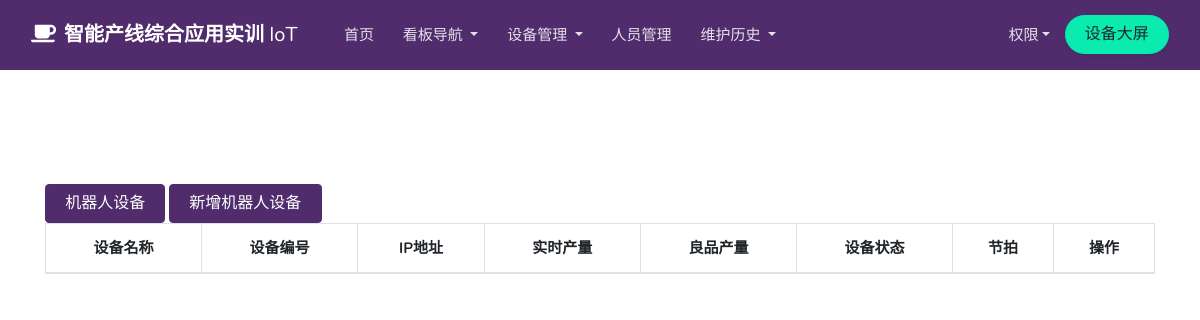
The app's page /myline/robot_list/, older data.
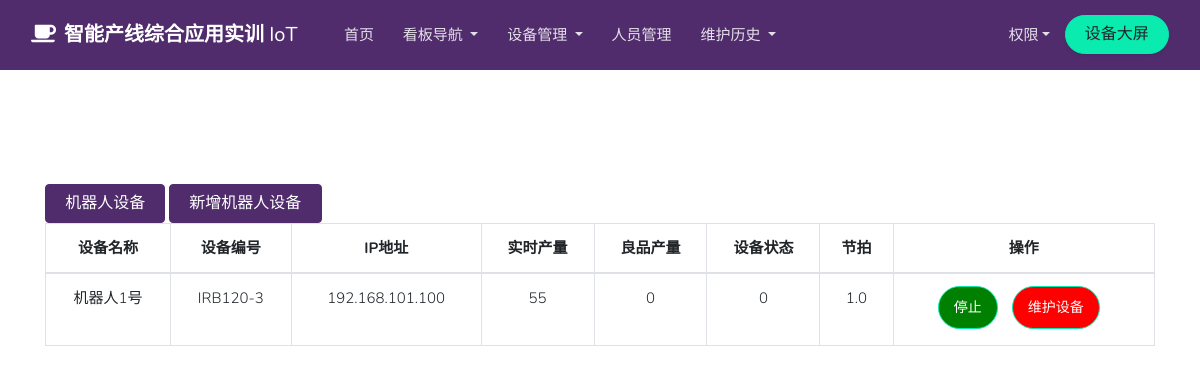
The same page, newer data.
### myline/models.py (models this page shows, shortened)
class abbrobot(models.Model):
    abbrobot_name = models.CharField(verbose_name="机器人名字", max_length=200)
    abbrobot_number = models.CharField(verbose_name="机器人编号", max_length=200)
    ip_address = models.CharField(verbose_name="IP地址", max_length=200)
    real_product_number = models.BigIntegerField(verbose_name="实时数量", default=0)
    good_product_number = models.BigIntegerField(verbose_name="良品数量", default=0)
    working_state = models.IntegerField(verbose_name="工作状态", choices=[(1, '运行'), (0, '停止'),(2,'故障')], default=0)
    cycle_time = models.FloatField(verbose_name="节拍时间", default=0)
    update_date = models.DateTimeField(verbose_name="更新日期", auto_now=True)

### myline/views.py (the view)
# urls.py: path('robot_list/', views.robot_list, name="robotlist"),
def robot_list(requests):
    queryset = abbrobot.objects.all().order_by('-working_state','id')
    working_satate = {0:"停止",1:"运行",2:"故障"}
    return render(requests,'myline/robot_list.html',{"queryset": queryset})#去templates/myline文件夹下找robot_list.html

### myline/templates/myline/robot_list.html (shortened to what this page needs)
{% extends 'layout.html' %}
{% block content %}
<div class="container">
		<div style = "margin-bottom:160px">
            <a>设备管理</a>
        </div>
        <div class="panel panel-default">
          <div class="panel-heading">
			    <div>
                    <a class="btn btn-primary" href="/myline/robot_list">机器人设备</a>
                    <a class="btn btn-primary" href="/myline/add_robot">新增机器人设备</a>
                </div>
          <div class="panel-body">
          <table class="table table-bordered">
        <thead>
          <tr>
              <th>设备名称</th>
              <th>设备编号</th>
              <th>IP地址</th>
              <th>实时产量</th>
              <th>良品产量</th>
              <th>设备状态</th>
              <th>节拍</th>
              <th>操作</th>
          </tr>
        </thead>
        <tbody>
		{% for obj in queryset%}
          <tr>
              <td>{{obj.abbrobot_name}}</td>
              <td>{{obj.abbrobot_number}}</td>
              <td>{{obj.ip_address}}</td>
              <td>{{obj.real_product_number}}</td>
              <td>{{obj.good_product_number}}</td>
              <td>{{obj.working_state}}</td>
              <td>{{obj.cycle_time}}</td>
                <td  class="button-row">
                        <a class="btn btn-sm btn-info btn-round mb-1" href="/myline/{{obj.id}}/stop_abb/">停止 </a>
                        <a class="btn btn-sm btn-info btn-round mb-1" href="/myline/{{obj.id}}/maintain_abb/">维护设备</a>
                </td>
          </tr>
		{% endfor %}
        </tbody>
      </table>
          </div>
        </div>
        </div>
</div>
{% endblock  %}

### myline/templates/layout.html (shortened to what this page needs)
{% load static %}
<!DOCTYPE html>
<html lang="en">
<head>
<link rel="stylesheet" href="https://use.fontawesome.com/releases/v5.3.1/css/all.css">
<link href="{% static 'myline/css/main.css' %}" rel="stylesheet"/>
<link href="{%static 'myline/css/vendor/aos.css' %}" rel="stylesheet"/>
</head>
<body>
<nav class="topnav navbar navbar-expand-lg navbar-dark bg-primary fixed-top">
<div class="container-fluid">
	<a class="navbar-brand" href="/sanxing/index/"><i class="fas fa-coffee mr-2"></i><strong>智能产线综合应用实训</strong> IoT</a>
	<div class="navbar-collapse collapse" id="navbarColor02" style="">
		<ul class="navbar-nav mr-auto d-flex align-items-center">
			<li class="nav-item">
			<a class="nav-link" href="/myline/index/">首页</a>
			</li>
			<li class="nav-item dropdown">
			<a class="nav-link dropdown-toggle" href="#" id="navbarDropdown" role="button" data-toggle="dropdown" aria-haspopup="true" aria-expanded="false">
			看板导航 </a>
			<li class="nav-item dropdown">
			<a class="nav-link dropdown-toggle" href="#" id="navbarDropdown2" role="button" data-toggle="dropdown" aria-haspopup="true" aria-expanded="false">
			设备管理 </a>
			<li class="nav-item">
			<a class="nav-link" href="/myline/employee_list">人员管理</a>
			</li>
			<li class="nav-item dropdown">
			<a class="nav-link dropdown-toggle" href="#" id="navbarDropdown4" role="button" data-toggle="dropdown" aria-haspopup="true" aria-expanded="false">
			维护历史 </a>
		</ul>
		<ul class="navbar-nav ml-auto d-flex align-items-center">
			<li class="nav-item dropdown">
			<a class="nav-link dropdown-toggle" href="#" id="navbarDropdown3" role="button" data-toggle="dropdown" aria-haspopup="true" aria-expanded="false">
				权限</a>
			<li class="nav-item">
			<a class="btn btn-info btn-round shadow-sm" href="/myline/screen">设备大屏</a>
			</li>
		</ul>
	</div>
</div>
</nav>
<div>
      {% block content %}
     {% endblock %}
</div>
</body>
</html>

### myline/templates/layout.html (style rules this page uses)
.navbar { border-radius:0; }

### myline/templates/myline/robot_list.html (style rules this page uses)
table { width: 100%; border-collapse: collapse; }
th, td { border: 1px solid #ddd; padding: 8px; text-align: center; }
.button-row { margin: 20px 0; }
.button-row a { display: inline-block; margin-right: 10px; padding: 10px 15px; color: white; text-decoration: none; border-radius: 5px; }
.button-row a:nth-child(1) { background-color: green; }
.button-row a:nth-child(2) { background-color: red; }

Row changes from the older to the newer data that the page shows:
added abbrobot: abbrobot_name "机器人1号", abbrobot_number "IRB120-3", ip_address "192.168.101.100", real_product_number "55", good_product_number "0", working_state "0", cycle_time "1.0"
